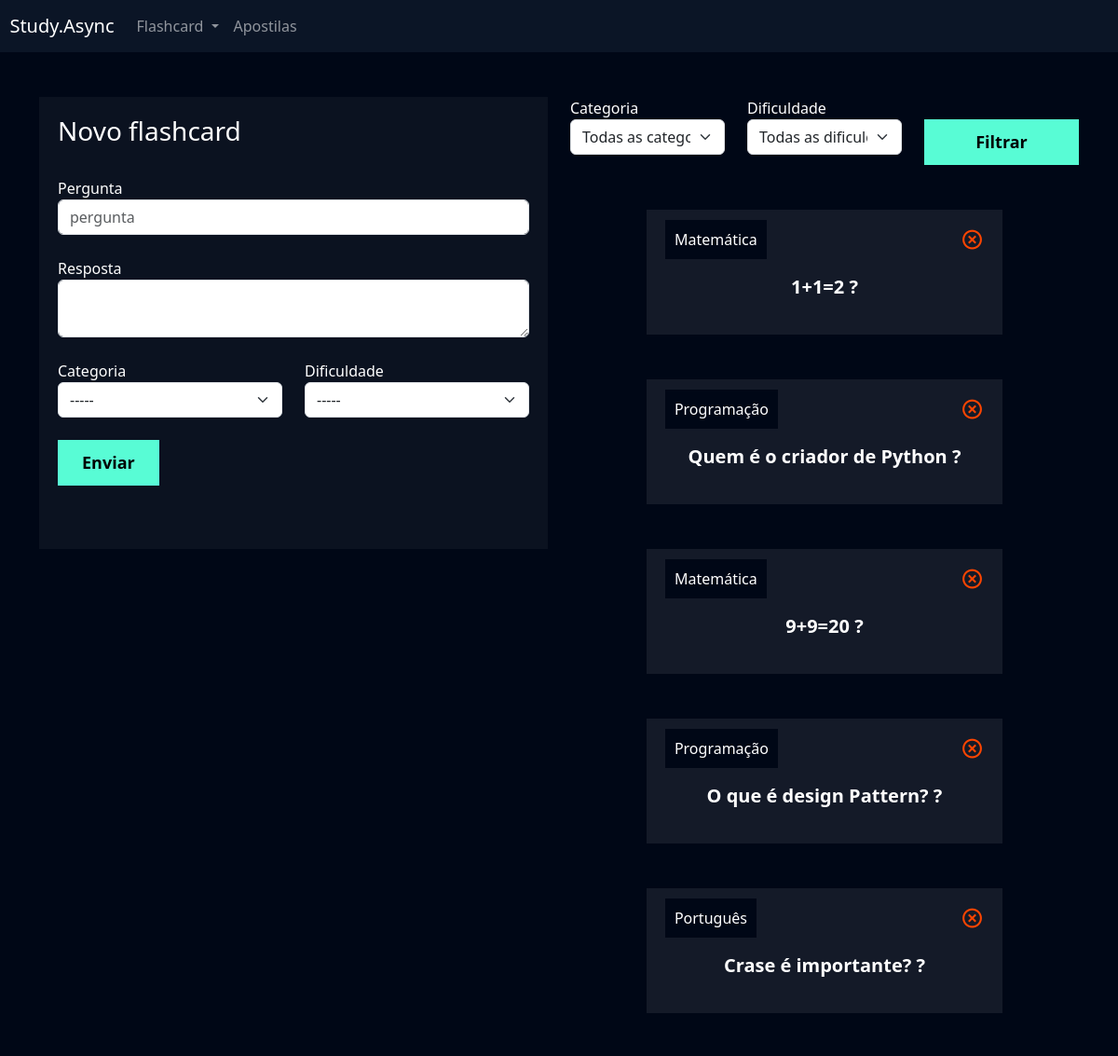
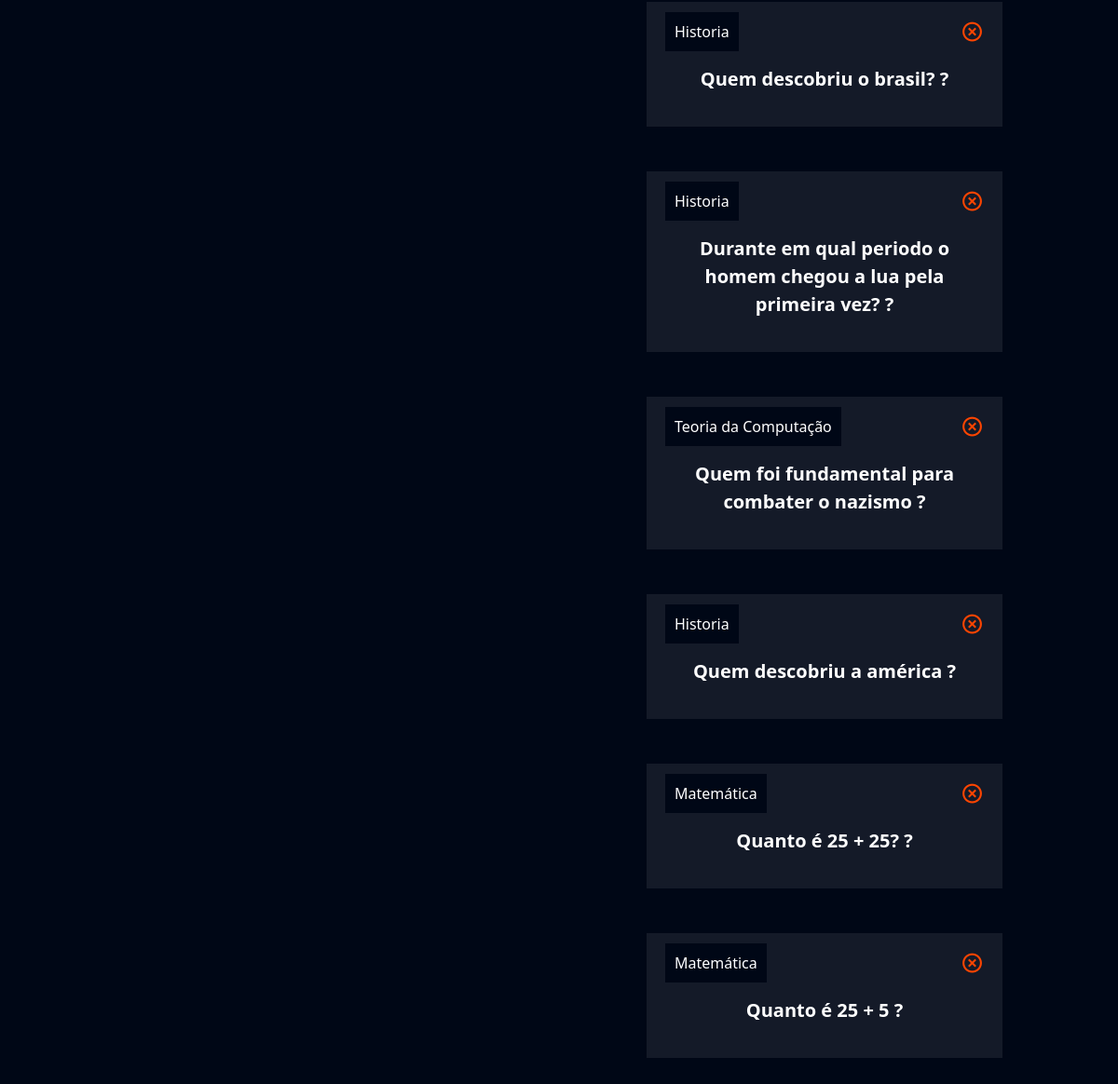
Screenshot of /flashcard/novo_flashcard/ (signed in) with the database file from the repository (2 pictures, top to bottom).
### flashcard/models.py (models this page shows, shortened)
class Flashcard(models.Model):
    DIFICULDADE_CHOICES = (('D', 'Difícil'), ('M', 'Médio'), ('F', 'Fácil'))
    user = models.ForeignKey(User, on_delete=models.DO_NOTHING)
    pergunta = models.CharField(max_length=100)
    resposta = models.TextField()
    categoria = models.ForeignKey(Categoria, on_delete=models.DO_NOTHING)
    dificuldade = models.CharField(max_length=1, choices=DIFICULDADE_CHOICES)

class Categoria(models.Model):
    nome = models.CharField(max_length=20)
    def __str__(self):
        return self.nome

### flashcard/views.py (the view, shortened to what this page needs)
# urls.py: path('novo_flashcard/', views.novo_flashcard, name='novo_flashcard'),
def novo_flashcard(request):
    if not request.user.is_authenticated: # Verifica se o usuário está logado em alguma conta, se não ele manda para página de logar.
        return redirect('/usuarios/logar')
    if request.method == "GET":
        categorias = Categoria.objects.all() # Puxa as categorias do banco de dados
        dificuldades = Flashcard.DIFICULDADE_CHOICES # Flashcard está dentro de models.py, que representa o banco de dados
        flashcards = Flashcard.objects.filter(user=request.user)
        categoria_filtrar = request.GET.get('categoria')
        dificuldade_filtrar = request.GET.get("dificuldade")
        if categoria_filtrar:
            flashcards = flashcards.filter(categoria__id=categoria_filtrar)
        if dificuldade_filtrar:
            flashcards = flashcards.filter(dificuldade=dificuldade_filtrar)
        return render(request, 'novo_flashcard.html', {'categorias': categorias,
                                                       'dificuldades': dificuldades,
                                                       'flashcards': flashcards}) # Envia os dados de Categorias para o Front-End através da tag de print do Django {{ }}

### flashcard/templates/novo_flashcard.html (shortened to what this page needs)
{% extends "base.html" %}
{% load static %}
{% block 'cabecalho' %}
    <link href="{% static 'usuarios/css/cadastro.css' %}" rel="stylesheet">
    <link href='https://unpkg.com/boxicons@2.1.4/css/boxicons.min.css' rel='stylesheet'>
    <link href="{% static 'flashcard/css/novo_flashcard.css' %}" rel="stylesheet">
{% endblock 'cabecalho' %}
{% block 'conteudo' %}
{% include "partials/header.html" %}
    <div class="container">
        <br>
        <br>
        <div class="row">
            <div class="col-md">
                <div class="box-form">
                    <form action="{% url 'novo_flashcard' %}" method="POST"> {% csrf_token %}
                        <h3>Novo flashcard</h3>
                        <br>
                        <label>Pergunta</label>
                        <input type="text" class="form-control" placeholder="pergunta" name="pergunta">
                        <br>
                        <label>Resposta</label>
                        <textarea class="form-control" name="resposta"></textarea>
                        <br>
                        <div class="row">
                                <div class="col-md">
                                    <label for="">Categoria</label>
                                    <select class="form-select" name="categoria">
                                        <option value="">-----</option>
                                    </select>
                                </div>
                                <div class="col-md">
                                    <label for="">Dificuldade</label>
                                    <select class="form-select" name="dificuldade">
                                        <option value="">-----</option>
                                    </select>
                                </div>
                        </div>
                        <br>
                        <input type="submit" value="Enviar" class="btn-cadastro">
                        <br>
                        <br>
                        <br>
                    </form>
                </div>
            </div>
            <div class="col-md">
                <form action="{% url 'novo_flashcard' %}" method="GET">
                    <div class="row">
                        <div class="col-md">
                            <label for="">Categoria</label>
                            <select name="categoria" id="" class="form-select">
                                <option value="">Todas as categorias</option>
                            </select>
                        </div>
                        <div class="col-md">
                            <label for="">Dificuldade</label>
                            <select name="dificuldade" id="" class="form-select">
                                <option value="">Todas as dificuldadas</option>
                            </select>
                        </div>
                        <div class="col-md">
                            <br>
                            <input type="submit" style="width: 100%" value="Filtrar" class="btn-cadastro">
                        </div>
                    </div>
                </form>
                <br>
                <br>
                {% for flash in flashcards %}
                    <div class="box-new-flashcard" onclick="flip_card( {{flash.id}} )">
                        <div class="flashcard {{flash.flashcard.css_dificuldade}}">
                            <div class="flashcard-categoria">
                                {{flash.categoria}}
                            </div>
                            <a href="{% url 'deletar_flashcard' flash.id %}"><i class='icone-exit bx bx-x-circle'></i></a>
                            <br>
                            <br>
                            <div class="flashcard-box-item">
                                <p class="flashcard-item">{{flash.pergunta}} ?</p>
                            </div>
                        </div>
                    </div>
                    <br>
                    <br>
                {% endfor %}
            </div>
        </div>
    </div>
{% endblock 'conteudo' %}

### templates/base.html (shortened to what this page needs)
{% load static %}
<!doctype html>
<html lang="en">
  <head>
    <link href="https://cdn.jsdelivr.net/npm/bootstrap@5.3.2/dist/css/bootstrap.min.css" rel="stylesheet">
    <link rel="stylesheet" href="{% static 'geral/css/base.css' %}">
    {% block 'cabecalho' %} {% endblock %}
  </head>
  <body>
    {% block 'conteudo' %}{% endblock %}
  </body>
</html>

### templates/partials/header.html (shortened to what this page needs)
<nav style="background-color: var(--main-color)" class="navbar navbar-expand-lg navbar-dark">
    <a class="navbar-brand" href="{% url 'novo_flashcard' %}">&nbsp&nbspStudy.Async</a>
    <div class="collapse navbar-collapse" id="navbarNav">
      <ul class="navbar-nav">
        <li class="nav-item dropdown">
          <a class="nav-link dropdown-toggle" href="#" id="navbarDropdown" role="button" data-bs-toggle="dropdown" aria-expanded="false">
            Flashcard
          </a>
        </li>
        <li class="nav-item">
          <a class="nav-link" href="{% url 'adicionar_apostilas' %}">Apostilas</a>
        </li>
      </ul>
    </div>
  </nav>

### templates/static/geral/css/base.css (style rules this page uses)
:root { --main-color: #0b1526; --dark-color: #000716; --secondary-dark-color: rgb(15, 2, 26); --light-color: #00c1f3; --contrast-color: #f4c96b; --differential-color: #58fcd5; }
body { background-color: var(--dark-color) !important; color: white !important; }

### templates/static/usuarios/css/cadastro.css (style rules this page uses)
* { margin: 0; padding: 0; }
.box-form { padding: 20px; background-color: rgba(217,217,217, .05); color: white !important; }
.btn-cadastro { padding: 10px; background-color: #58fcd5; border: none; border: 1px solid #58fcd5; font-size: 18px; font-weight: bold; padding-left: 25px; padding-right: 25px; }

### templates/static/flashcard/css/novo_flashcard.css (style rules this page uses)
.box-new-flashcard { width: 70%; margin: auto; }
.flashcard { background-color: rgba(255, 255, 255, .08); padding: 20px; }
.flashcard-box-item { text-align: center; }
.flashcard p { font-size: 20px; font-weight: bold; cursor: pointer; }
.flashcard-categoria { background-color: var(--dark-color); display: inline; padding: 10px; }
.icone-exit { float: right; font-size: 25px; color: orangered; }

### rows the page displays
Flashcard: categoria "Matemática", pergunta "1+1=2"
Flashcard: categoria "Programação", pergunta "Quem é o criador de Python"
Flashcard: categoria "Matemática", pergunta "9+9=20"
Flashcard: categoria "Programação", pergunta "O que é design Pattern?"
Flashcard: categoria "Português", pergunta "Crase é importante?"
Flashcard: categoria "Historia", pergunta "Quem descobriu o brasil?"
Flashcard: categoria "Historia", pergunta "Durante em qual periodo o homem chegou a lua pela primeira vez?"
Flashcard: categoria "Teoria da Computação", pergunta "Quem foi fundamental para combater o nazismo"
Flashcard: categoria "Historia", pergunta "Quem descobriu a américa"
Flashcard: categoria "Matemática", pergunta "Quanto é 25 + 25?"
Flashcard: categoria "Matemática", pergunta "Quanto é 25 + 5"
